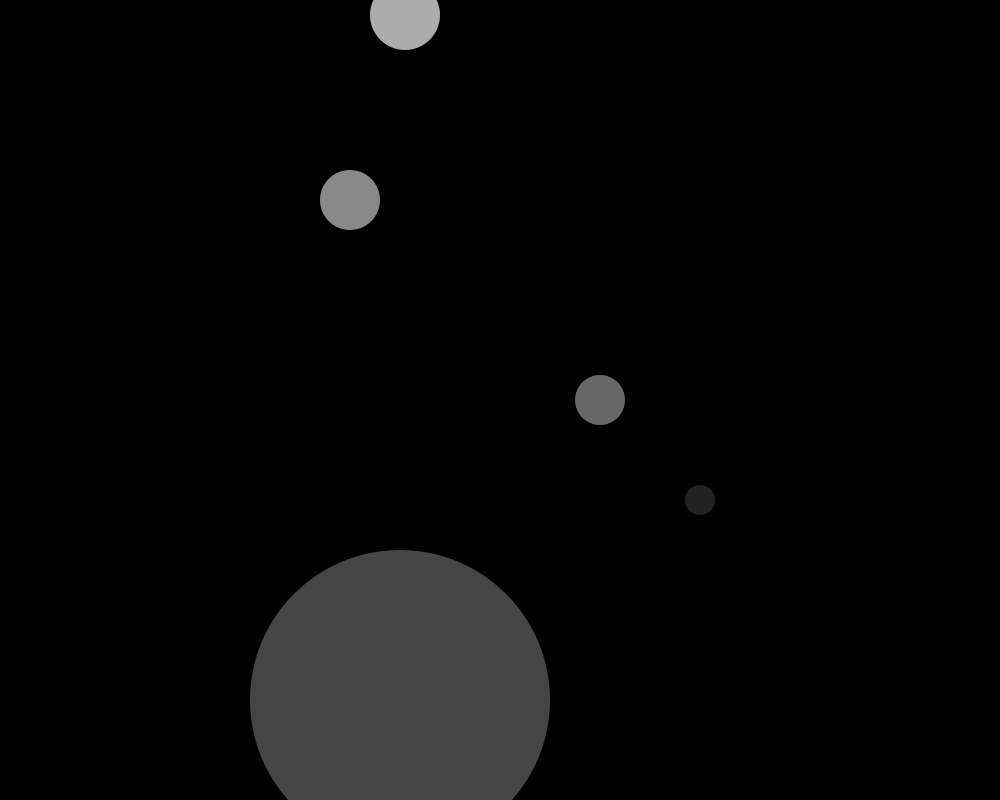
Frame 1 (no input)
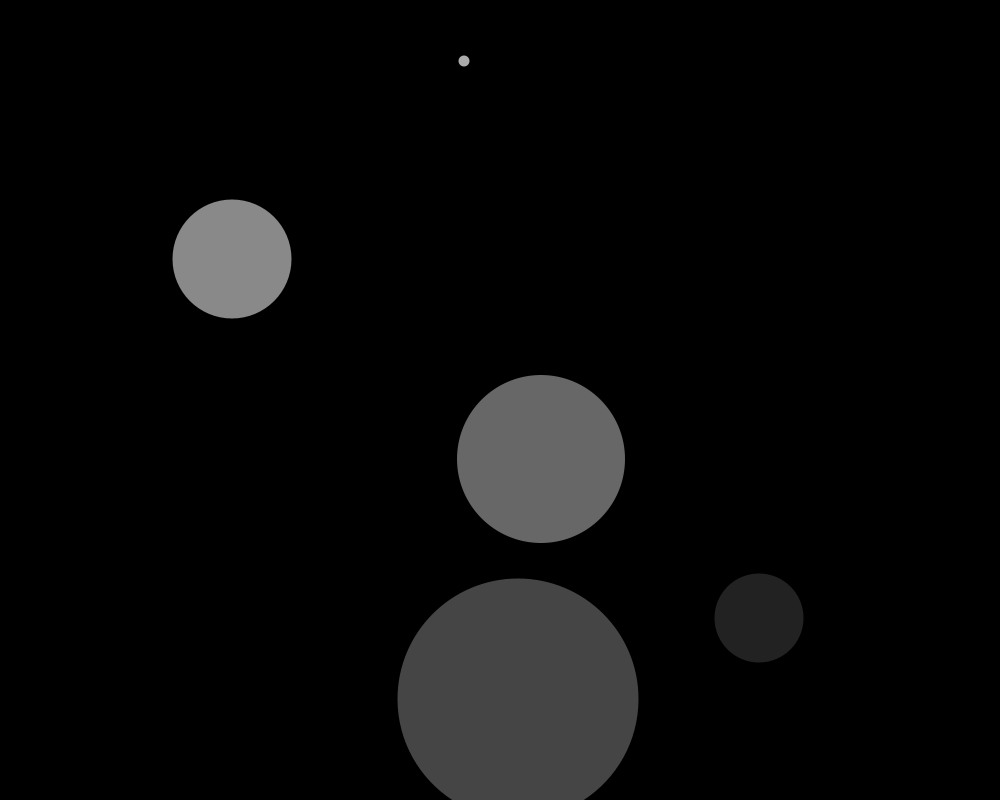
Frame 60 (the mouse pressed at the canvas centre just before this capture)
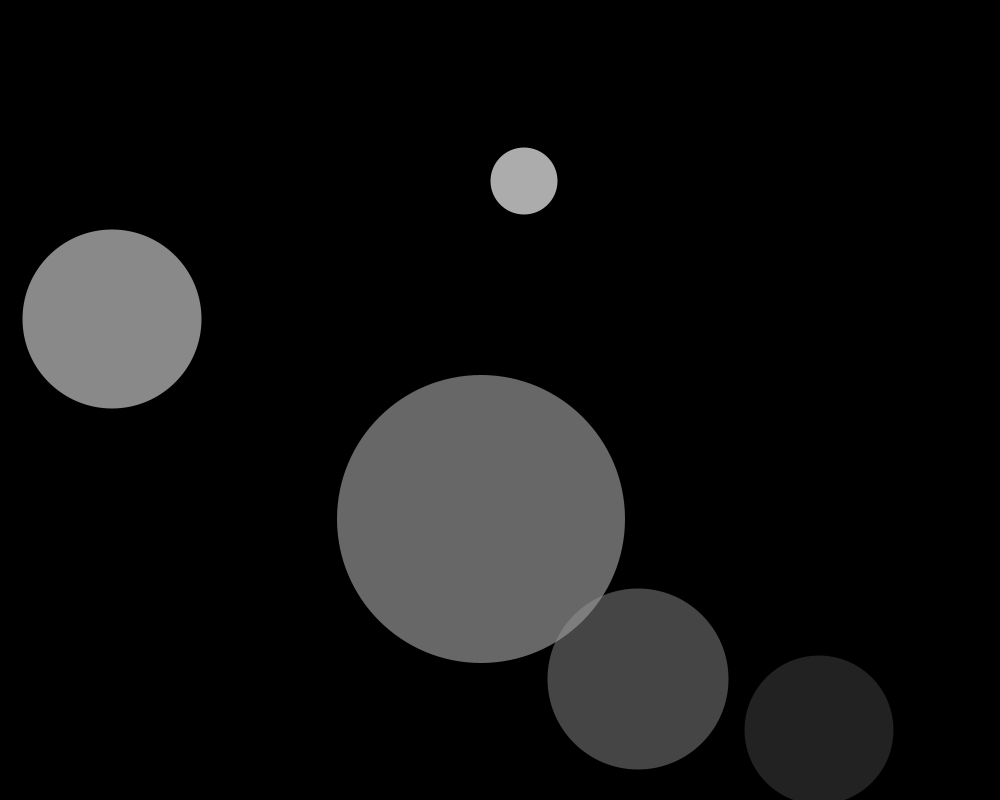
Frame 120 (the mouse held since frame 60 and released just before this capture)

The Processing sketch that drew these frames (run headless with seeded random() and noise(); from frame 60 on, the mouse is pressed at the canvas centre):

// Processing sketch: Multiple_Bouncing_Balls_2
// ── Multiple_Bouncing_Balls_2.pde
int i = 0;

int [] x = {
  700, 400, 600, 350, 405
};
int [] y = {
  500, 700, 400, 200, 15
};
float [] sz= {
  30, 300, 50, 60, 70
};
int [] szspeed= { 
  1, -1, 2, 1, -1
};
int [] xspeed = { 
  1, 2, -1, -2, 1
};
int [] yspeed = {
  2, -1, 1, 1, 2
};

void setup () {
  size(1000, 800);

}

void draw() {

  background(0);

  float [] fillet = {50,100,150,200,250 };

  for ( int i = 0; i <x.length; i ++) {
    noStroke();
    fill(fillet[i], 175);
    ellipse( x [i], y[i], sz[i], sz[i] );

    if (sz [i] > 300 || sz [i] < 10) {
       szspeed [i] *= -1;
    }

    x [i] += xspeed [i];
    y [i] += yspeed [i];
    sz [i] += szspeed[i];

    if (x[i] + sz[i]/2 > width || x[i] - sz[i]/2 <0) {
      xspeed [i] *= -1;
    }

    if ( y[i] + sz[i]/2 > height || y[i] - sz[i]/2 < 0) {
      yspeed[i] *= -1;
    }
  }
}
